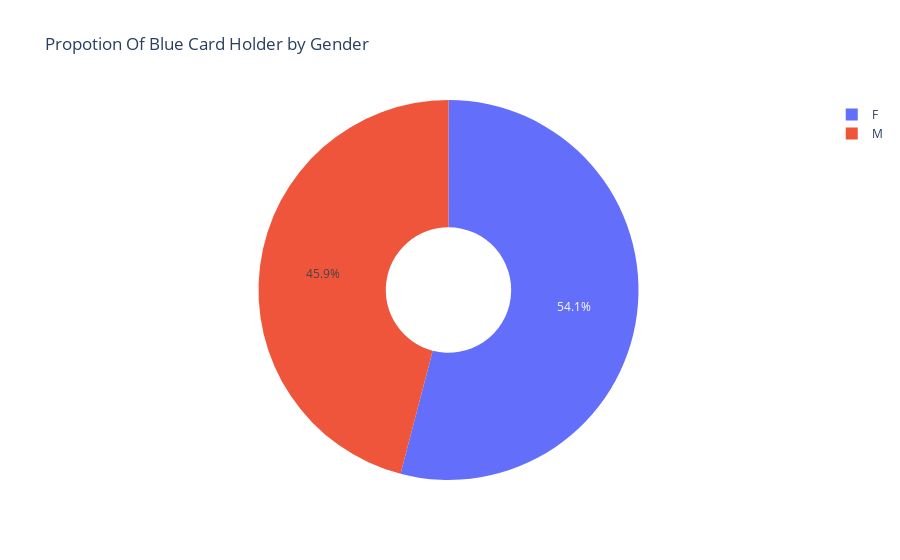

Notebook code cell kept with this figure:
### Code cell
ex.pie(data,data.query('Card_Category=="Blue"').Gender,title='Propotion Of Blue Card Holder by Gender',hole=0.33)

### Figure 1 — Plotly figure (JSON) as saved in the notebook; plotly's stock layout.template omitted (floating-point values rounded to 4 significant figures; data arrays with more than 128 entries replaced by an {"elided": "..."} marker saying what was removed)
{"data": [{"domain": {"x": [0, 1], "y": [0, 1]}, "hole": 0.33, "hovertemplate": "label=%{label}<extra></extra>", "labels": {"elided": "9436 str values"}, "legendgroup": "", "name": "", "showlegend": true, "type": "pie"}], "layout": {"legend": {"tracegroupgap": 0}, "title": {"text": "Propotion Of Blue Card Holder by Gender"}}}
